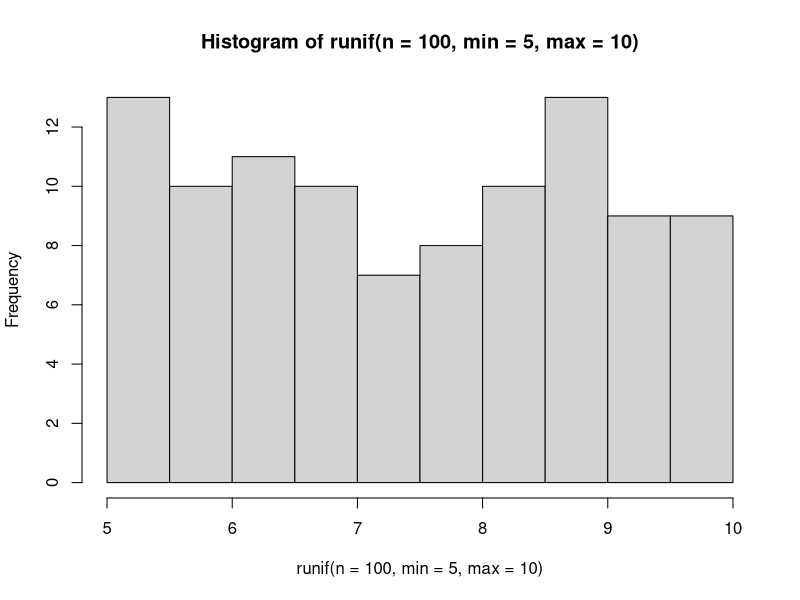
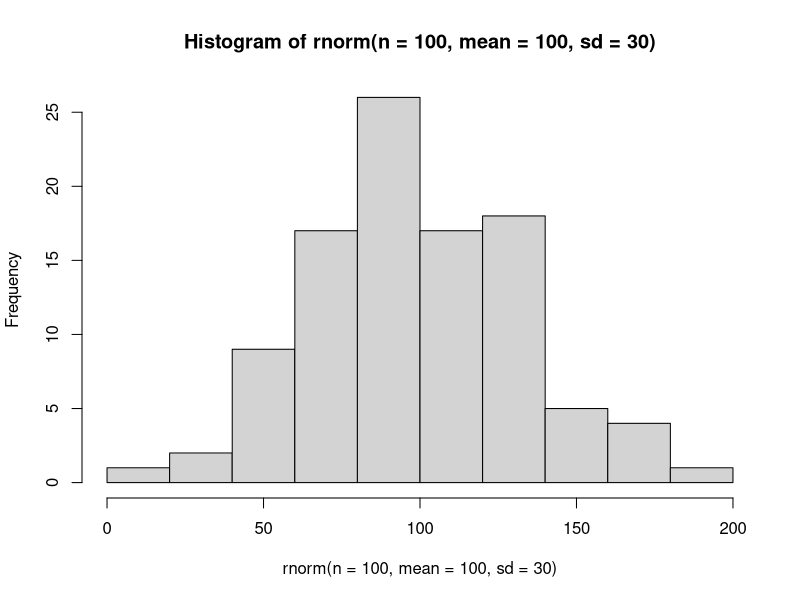

Write the R code that produced these figures, in order. (Note: this script raises an error after producing the figures.)
### Vectors, Matrices, Data Frames, and Lists
### 17 January 2023
### GS

### Vectors (cont'd)
### Properties

## Coercion
# All atomic vectors are of the same data type
# If you use c() to assemble different types, R coerces them 
# logical -> integer -> double -> character

a <- c(2, 2.2)
a # coerces to double

b <- c("purple", "green")
typeof (b)

d <- c(a,b)
typeof(d)

## comparison integers yield a logical result
a <- runif(10)
print(a)

a > 0.5 #conditional statement

## how many elements in the vector are > 0.5
sum(a > 0.5)
mean(a > 0.5) #what proportion of vector are greater than 0.5

## Vectorization 
# add a constant to a vector 

z <- c(10, 20, 30)
print(z)
z + 1

## what happens when vectors are added together? 
y <- c(1,2,3)
print(y)
 z + y #results in an "element by element" operation on the vector

##Recycling
 # what if vector lengths are not equal?
 
 z
 x <- c(1,2)
 print(x)
 z + x #warning is issued by calculation is still made,the shorter vector is always recycled
 
 ## Stimulating data: runif and rnorm()
 
 runif(n=5, min=5, max=10) # n is sample size, min = minimum value, max = maximum value
 
 set.seed(123) # set seed can any number, sets random number generator (is reproducible)
 runif(n=5, min=5, max=10)
 
 # rnorm: random normal values with mean 0 and sd 1
randomNormalNumbers <- rnorm(100)
mean(randomNormalNumbers) #use hist function shows distribution
 
 hist(runif(n=100, min=5, max=10))
 hist(rnorm(n=100, mean=100, sd=30))

## Matrix data structure
 # 2 dimensional (rows and columns)
 # homogeneous data type (numeric data types)
 
 # matrix is an atomic vector organized into rows and columns 
 my_vec <- 1:12
print(my_vec) 

m <- matrix(data = my_vec, nrow=4) 
m

m <- matrix(data = my_vec, ncol=3)  
m 

m <- matrix(data = my_vec, ncol=3, byrow=TRUE)
m

## Lists
# are atomic vectors BUT each element can hold different data types (and different sizes)

myList <- list(1:10, matrix(1:8, nrow=4, byrow=TRUE), letters[1:3], pi)
myList
class(myList)
str(myList)

#Subsetting Lists 
  #using one pair of square brackets gives you a single element BUT not the elements
myList[4]
myList[4]-3 #single bracket gives you only elements in slot which is always type list

# to grab object itself, [[]]
myList[[4]] #how we access contents
myList[[4]] - 3 

myList[[2]][4,1] # 2 dim subsetting -> first number is row index, second is column [4,1] gives 4th row, first column

c(myList[[1]], myList[[2]]) # to obtain multiple elements within the list

# name list items when they are created 
myList2 <- list(Testor = FALSE, littleM = matrix(1:9, nrow=3))
myList2
myList2$Testor #dollar sign accesses named elements

myList2$littleM[2,3] #extracts second row, third column of littleM

myList2$littleM[2,] #leave blank if you want all elements [2,] = second row, all columns

myList2$littleM[2] #gives second element

# unlist to string everything back to vector
unRolled <- unlist(myList2)
unRolled

data(iris)
head(iris)
plot(Sepal.Length ~ Petal.Length, data=iris)
model <-lm(Sepal.Length ~ Petal.Length, data=iris)
model
results <- summary(model)
results
class(results)
typeof(results)
str(results)

#use [] to extract Petal.Length pvalue
results$coefficients
results[[4]][2,4] #second row, fourth column

#different way: use unlist()
unlist(results)$coefficients8

## Data Frames
# (list of) equal-length vectors, each of which is a column

varA <- 1:12
varA
varB <- rep(c("Con", "LowN", "HighN"), each=4)
varB
varC <- runif(12)
varC

dframe <- data.frame(varA, varB, varC, 
stringsAsFactors = FALSE)
dframe

#add another row
newData <- list(varA=13, varB= "HighN", varC=0.668)
newData

#use rbind()
dframe <- rbind(dframe, newData)
dframe

#why cant we use c?
newData2 <- c(14, "HighN", 0.668)
#coerces to character
dFrame <- rbind(dframe, newData2) # all character data types now!

## add a column
newVar <- runif(14)
newVar

# use cbind() function to add column
dFrame <- cbind(dframe, newVar)
dFrame
head(dFrame)

## Data Frames vs. Matrices
zMat <- matrix(data=1:30, ncol=3, byrow=TRUE)
zMat
zDframe <- as.data.frame(zMat)
zDframe
str(zDframe)
str(zMat)

zMat[,3]
zDframe[,3]
zDframe$V3


zMat[3,]
zDframe[3,]

#Eliminating NAs
# complete.cases(), function
zD <- c(NA, rnorm(10), NA, rnorm(3))
complete.cases(zD) #gives logical output

#Clean Out NAs
zD[complete.cases(zD)]
which(!complete.cases(zD))
which(is.na(zD))

#Use with Matrix
m <- matrix(1:20, nrow=5)
m[1,1] <- NA
m[3,4] <- NA
complete.cases(m) #gives T/F as to whether whole row is 'complete' (no NAs)
m[complete.cases(m),]
